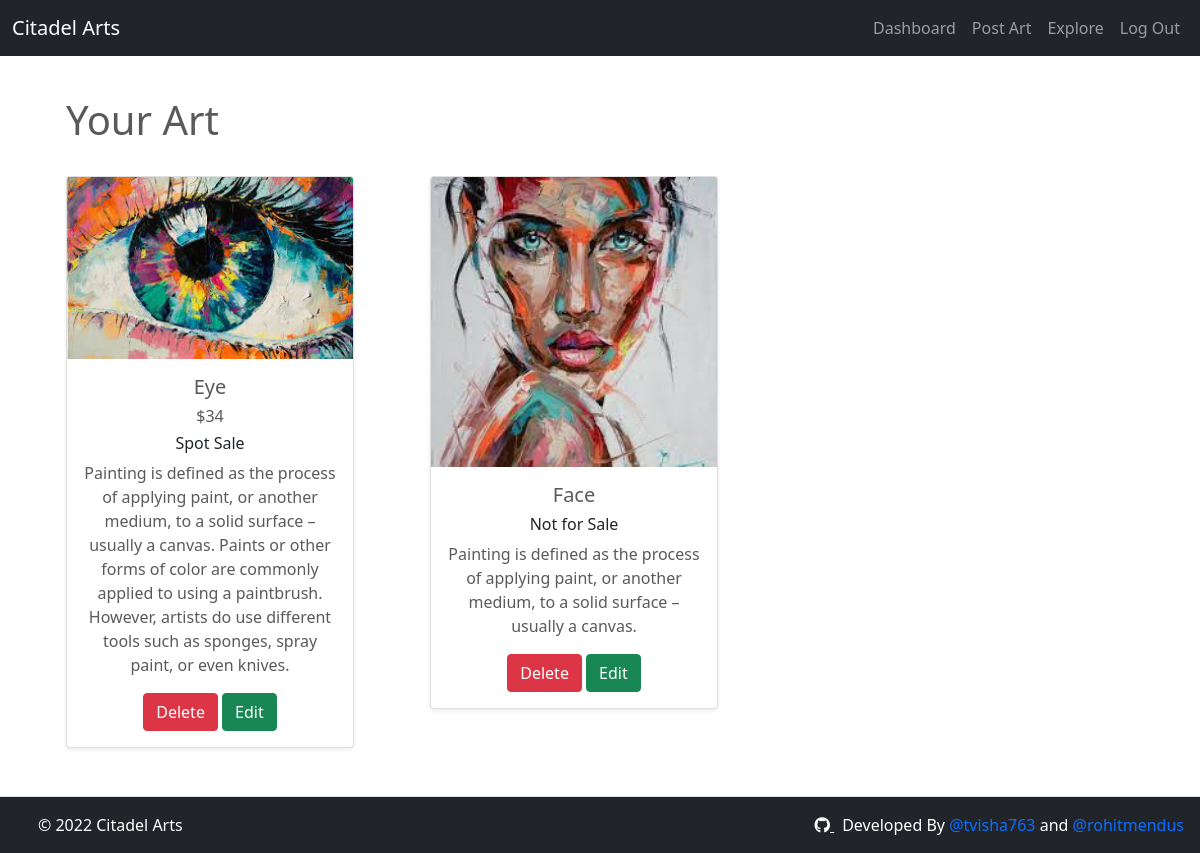
Screenshot of /dashboard (signed in) with the database file from the repository.
### art/models.py (models this page shows, shortened)
class Post(models.Model):
    SALE_CHOICES = [
        (1, 'Auction'),
        (2, 'Spot Sale'),
        (3, 'Not for Sale')
    ]
    artist = models.ForeignKey(User, on_delete=models.CASCADE, related_name="posts")
    title = models.CharField(max_length=100, unique=True)
    image = models.ImageField(upload_to="art")
    description = models.CharField(max_length=500, blank=True)
    sale_type = models.IntegerField(default=3, choices=SALE_CHOICES)
    date_posted = models.DateTimeField(auto_now_add=True)
    price = models.IntegerField(blank=True, null=True)
    auction = models.JSONField(blank=True, null=True)

### art/views.py (the view)
# urls.py: path('dashboard', views.dashboard, name="dashboard"),
def dashboard(request):
    if not request.session.get('logged_in'):
        return redirect('/login')
    if request.method == "GET":
        user=request.session.get('username')
        info = Post.objects.filter(artist__username=user)
        context={'details' : info}
    return render(request, 'dashboard.html', context)

### art/templates/dashboard.html (shortened to what this page needs)
{% extends 'main.html' %}
{% block content %}
<div class="container">
    <div class="row pt-5">
        <div class="col-12">
            <h1 class="ms-4">Your Art</h1>
        </div>
    </div>
    <div class="row mt-4">
        <div class="col-12">
            <div class="container">
                <div class="row">
                {% for detail in details %}
                <div class="col-lg-4 col-md-6 col-12 mb-5">
                    <div class="card shadow-sm" style="width: 18rem;">
                    <img src="{{ detail.image.url }}" class="card-img-top" alt="...">
                    <div class="card-body text-center">
                        <h5 class="card-title">{{ detail.title|title }}
                        <h6>
                            {% if detail.sale_type == 1 %}
                            ${{ detail.auction_latest_bid }}
                            {% elif detail.sale_type == 2 %}
                            ${{ detail.price }}
                            {% endif %}
                        </h6>
                        <h6 class="text-dark">
                        {% if detail.sale_type == 1 %}
                            Auction
                        {% elif detail.sale_type == 2 %}
                            Spot Sale
                        {% elif detail.sale_type == 3 %}
                            Not for Sale
                        {% endif %}
                        </h6>
                        </h5>
                        <p class="card-text">{{ detail.description }}</p>
                        <a href="{% url 'dlt_post' detail.id %}" class="btn btn-danger">Delete</a>
                        <a href="{% url 'show_art' detail.id %}" class="btn btn-success">Edit</a>
                    </div>
                    </div>
                </div>
                {% endfor %}
                </div>
            </div>
        </div>
    </div>
</div>
{% endblock %}

### static/styles/main.css (style rules this page uses)
body { padding-top: 3rem; color: #5a5a5a; }

### rows the page displays
Post: image (picture), title "Eye", price "34", sale_type "Spot Sale", description "Painting is defined as the process of applying paint, or another medium, to a solid surface – usually a canvas. Paints or other forms of color are commonly applied to using a paintbrush. However, artists do use different tools such as sponges, spray paint, or even knives."
Post: image (picture), title "Face", sale_type "Not for Sale", description "Painting is defined as the process of applying paint, or another medium, to a solid surface – usually a canvas."
